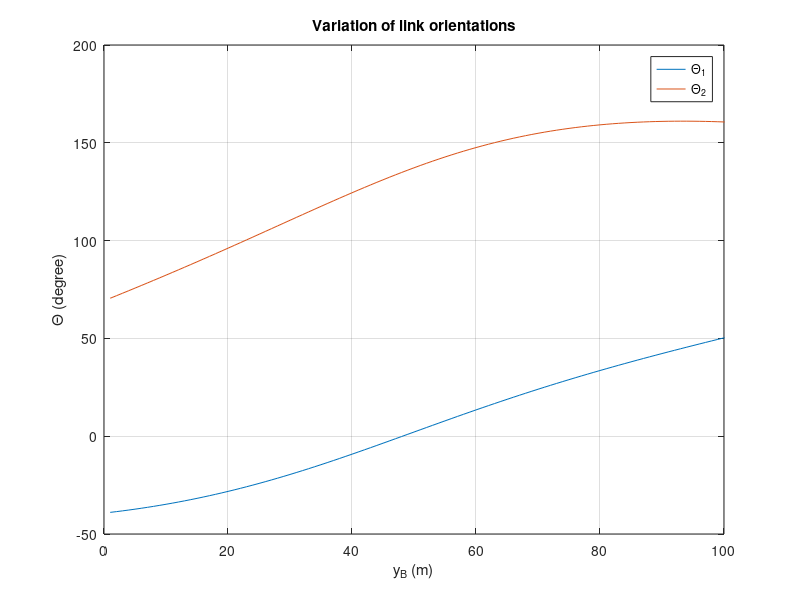
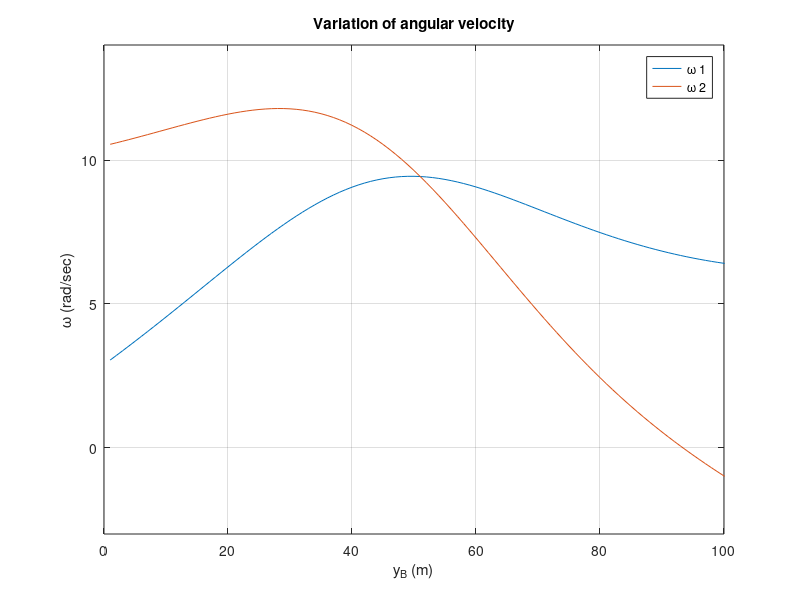

Reproduce these figures in MATLAB, in order.
%% Variable declaration
r1=0.3; 
r2=0.2; 
YB=sqrt(2); 
i=0; 
XB=-YB;

for X=0.3:-0.003:0;
    Y= -X+0.3; 
    A=2*r2*X; 
    B=2*r2*Y; 
    C=((r2)^2)+(X^2)+(Y^2)-((r1)^2);
    R=sqrt((A^2)+(B^2)); 
    Z=C/R; 
    zz=sqrt(1-(Z^2)); 
    i=i+1;

%% Position Analysis

TH2=atan2(B,A)+atan2(zz,Z);
if TH2<0; TH2=TH2+2*pi;end

TH2b=atan2(B,A)-atan2(zz,Z);
if TH2b<0; TH2b=TH2b+2*pi;end

TH1=atan2((Y-r2*sin (TH2)), (X-r2*cos (TH2)));
T1(i)=TH1; T2(i)=TH2; T2b(i)=TH2b;




%% Velocity analysis
w1=((XB*cos (TH2)) + (YB*sin (TH2)))/(r1*sin (TH2-TH1)); 
w2=((XB*cos (TH1)) + (YB*sin (TH1)))/(r2*sin (TH1-TH2)); 
W1 (i)=w1; 
W2 (i)=w2;

end

%% Plot results 

figure (1) 
plot (T1*180/pi); 
hold on 
plot (T2*180/pi); 
grid; 
title('Variation of link orientations')
xlabel('y_B (m)') 
ylabel('\Theta (degree)'); 
legend('\Theta_1','\Theta_2'); 
xlim ( [0 100]) 
ylim([-50 200]) 

%Plot of angular velocity - Thetal and Theta2
figure (2) 
plot (W1); 
hold on
plot (W2); 
grid 
title('Variation of angular velocity') 
xlabel('y_B (m)') 
ylabel('\omega (rad/sec)'); 
legend('\omega 1', '\omega 2');
xlim ( [0 100]) 
ylim([-3 14]) 
